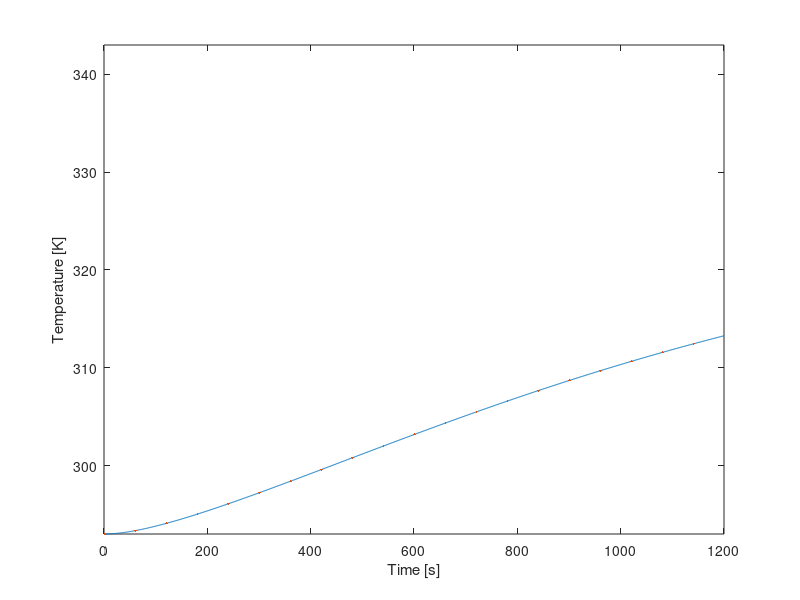

Write MATLAB code to recreate this figure.
clear all, close all, clc
%% Setup
% This section contains the parameters of the setup (start of cycle)
i=1;                     %Value for plot
T_0 = 293;              %Starting temperature in [K], assumed for all fluids, gasses and materials
T_water = 293;              %Starting temperature water in [K]
T_al = 293;                 %Starting temperature aluminium in [K]
T_cu = 293;                 %Starting temperature copper in [K]
T_pvc = 293;                %Starting temperature PVC in [K]
T_pur = 293;                %Starting temperature polyurethane in [K]
T_air = 293;                %Starting temperature internal air in [K]
T_amb = 293;                %Starting temperature ambient (outside) air in [K]
t = 1;                      %Time at the start [s]
t_final=1200;               %Time at end cycle [s]

%% First order variables
%This section contains the properties and constants of the materials, but also fixed variables of the setup
%Copper tubing
r_inner_cu = 0.004;     %Inner radius copper tube [m]
r_outer_cu = 0.006;     %Outer radius copper tube [m]
roughness_cu = 0.0015;  %Pipe roughness [m]
length_cu = 6.85;       %Length copper tube [m]
epsilon_cu = 0.05;      %Emissivity copper [-]
rho_cu = 8960;          %Density copper [kg/m^3]
c_cu = 386;             %Specific heat copper [J/kg K]
k_cu = 400;             %Thermal conductivity copper [W/(m K)]
%PVC tubing
hsv_pvc_d = 0.0022;     %Thickness of the HSV PCV [m]
r_outer_pvc = 0.055;    %Outer radius PVC tube [m]
r_inner_pvc = r_outer_pvc - hsv_pvc_d ;   %Inner radius PVC tube [m]
r_outer_double_pvc = r_outer_pvc + hsv_pvc_d; %Outer Radius of double-layered PVC tube (near endcaps) [m]
length_pvc = 0.130;     %Length/Height PVC tube [m] (this was shown to be slightly longer during first building phase with no real means to cut it down to 0.125m)
length_cap_pvc = 0.034; %Length/Height of a PVC Endcap [m]
epsilon_pvc = 0.9;      %Emissivity PVC [-]
rho_pvc = 1330;         %Density PVC [kg/m^3]
k_pvc = 0.19;           %Thermal conductivity PVC [W/(m K)]
d_air_endcap = 0.01;    %Distance between Kingspan Therma and the PVC endcap. Used to determine therma resistance
%Polyurethane tubing
r_inner_pur = 0.004;    %Inner radius polyurethane tube [m]
r_outer_pur = 0.006;    %Outer radius polyurathane tube [m]
d_pur = 0.002;          %Wall Thickness polyurthane tube [m]
length_pur = 6;         %Length polyurethane tube [m]
epsilon_pur = 0.9;      %Emissivity polyurethane [-]
k_pur = 0.13;           %Thermal conducitivity polyurethane [W/(m K)]
%Aluminium plate
A_al = 1.72*0.67;           %Area aluminium plate [m^2]
epsilon_paint = 0.95;   %Emissivity black acrylic paint [-] 
rho_al = 2700;          %Density aluminium [kg/m^3]
d_al = 0.002;           %thickness aluminium plate [m]
k_al = 237;             %Thermal conductivity aluminium [W/(m K)]
c_al = 900;             %Specific heat aluminium [J/kg K]
%Water
rho_water_20C = 998;    %Density water at 20C [kg/m^3]
c_water = 4148;         %Specific heat water [J/kg K]
%Air
rho_air = 1.29;         %Density air at 20C [kg/m^3]
c_air = 1006;           %Specific heat air [J/kg K]
k_air = 0.025;          %Thermal conductivity air [W/m K]
%General Setup Wood Properties
k_wood = 0.12;       %Thermal Conductivity of Pinewood [W/m k]                       
d_wood = 0.054;      %Wood border thcikness [m], simplification, in reality 2 mm air pocket within 
A_wood = 0.3107;     %Inner Surface Area wood layer [m^2], slight simplification
k_trespa = 0.03;     %Thermal Conductivity of Trespa bottom plate [W/m K]
d_trespa = 0.006;    %Thickness of trespa bottom [m]
%Kingspan Insulation Properties
ks_k = 0.022;     % Thermal Conductivity Kingspan insulation layer[W/(m*k)]
ks_d = 0.04;      % thickness of Kingspan insulation layer [m]
ks_spacer_d = 0.01; % Thickness of a single Kingspan spacer layer [m]
%Other
sigma = 5.67*10^-8;     %Stefan Boltzmann constant [W/(m^2 K^4)]
flowrate = 3/60000;     %Flowrate pump [m^3/s]
E = 1000;               %Irradiance artificial sun [W/m^2]
V_body_collector = 1.72*0.67*0.067; %Volume of the solar collector build area with glas plate [m^3]

%% Second order variables
%Copper tube
A_outer_cu = 2 * pi * r_outer_cu * length_cu;       %Outer surface area copper tube [m^2]
A_inner_cu = 2 * pi * r_inner_cu * length_cu;       %Inner surface area copper tube [m^2]
A_exposed_cu = A_outer_cu/2;
V_cu = pi * r_inner_cu^2 * length_cu;               %Inner volume copper tube [m^3]
M_cu = V_cu * rho_cu;
%Surface areas and volume PVC tube
A_outer_pvc = 2 * pi * r_outer_pvc * length_pvc;    %Outer area PVC tube [m^2]
A_inner_pvc = 2 * pi * r_inner_pvc * length_pvc;    %Inner area PVC tube [m^2]
V_pvc = pi * r_inner_pvc^2 * length_pvc;            %Inner volume PVC tube [m^3]
%Surface areas and volume Polyurethane Tubing
A_outer_pur = 2 * pi * r_outer_pur * length_pur;    %Outer area Polyurethane Tubing [m^2]
A_inner_pur = 2 * pi * r_inner_pur * length_pur;    %Inner area Polyurethane Tubing [m^2]
V_pur = pi * r_inner_pur^2 * length_pur;            %Inner volume Polyurethane Tubing [m^3]
%Aluminium plate
V_al = A_al*0.002;                                  %Volume aluminium plate [m^3]
M_al = rho_al*V_al;                                 %Mass aluminium plate [kg]
%The following values are lifted from the earlier matlab model and are used to calculate (average) surface area of the Kingspan Insulation.
hsv_al_width = 0.04017;                                                                % Width of Aluminum Tape reflector section, [m]
hsv_therma_width_in = (hsv_al_width + (2*(sind(18)*0.010)));                           %'width' of kingspan therma plate on the inside, [m]
hsv_therma_width_out = (hsv_al_width + (2*(sind(18)*0.010))) + 2*(tand(18)*ks_d);      %'width' of kingspan therma plate on the outside, [m]
hsv_therma_a_in = length_pvc * hsv_therma_width_in;                                    %Area of kingspan therma plate on inside, [m^2]
hsv_therma_a_out = length_pvc * (hsv_therma_width_out);                                %Area of kingspan therma plate on outside, [m^2]
hsv_therma_a_avg = (hsv_therma_a_out + hsv_therma_a_in)/2;                             %Surface area in middle of therma plate, [m^2]
%The Heat Storage Vessel is seperated into two parts: one for the parts with overlap of endcaps and one for the part without 
pvc_ec_inner_length = length_cap_pvc - hsv_pvc_d;                                                       %Inner length of PVC Endcap [m]
hsv_pvc_a_single = (length_cap_pvc - (pvc_ec_inner_length * 2)) * ((r_inner_pvc+r_outer_pvc)/2) * 2 * pi; %Average PVC Surface Area for Heat Storage Vessel section without overlap [m]
hsv_pvc_a_double = (pvc_ec_inner_length * 2) * ((pvc_ec_inner_length+r_outer_double_pvc)/2) * 2 * pi;         %Average PVC Surface Area for Heat Storage Vessel sections with overlap [m]
pvc_ec_a = (r_outer_pvc)^2 * pi;                                                                         %Surface area of a single endcap, [m^2]
% Air Insulation Values
hsv_air_avgdist1 = ((0.010+0.00795)/2)*((length_pvc - (pvc_ec_inner_length * 2))/length_pvc) + ((0.0078+0.00575)/2)*((pvc_ec_inner_length * 2)/length_pvc); %Average distance of the heat reflector to the outer wall of the PVC body [m], USES PRE CALCULATED VALUES.  Accounts for the double layer PVC near the endcap, [m]
hsv_air_avg_a1 = length_pvc * (hsv_al_width - (2*(sind(18)*0.005)));       %Surface area at the average point between pvc and reflector [m^2], (TODO implement avgdist 1)
hsv_air_avgdist2 = 0.00905;                                                %Average distance between reflector and kingspan therma plate [m]
hsv_air_avg_a2 = length_pvc * (hsv_al_width + (2*(sind(18)*0.005)));       %Surface are at the average point between reflector and kingspan therma [m^2], (TODO implement avgdist 2)
%Aluminum Reflector Tape Properties
d_al_t = 0.0001;                            % Thickness of an aluminum reflector segment [m]
a_al_t = hsv_al_width * length_pvc;         % Area of a single heat reflector element. 10 are present in total [m^2]
% Convective heat transfer coefficients
h_air = 4.0;         %CVTH of still air [W/(m^2 K)], Range (4.0 to 5.9)
h_water = 100;      %CVTH of water [W/(m^2 K)], Range (100 to 15000) in pipe
h_pvc = 5;        %CVTH PVC [W/(m^2 K)], Range (5 to 9)
h_al = 7;        %CVTH aluminium [W/(m^2 K)], Range (7 to 10)
h_kingspan = 10;   %CTVH of Kingspan-Therma insulation [W/(m^2 K)], Range (10 to 30) (Aluminum surface)
h_pur = 5;        %CVTH of Polyurethane [W/(m^2 K)], PLACEHOLDER 
h_cu = 7;            %CVTH copper [W/(m^2 K)], Range (7 to 10) PLACEHOLDER
%Radiative heat transfer coefficients
h_r_pvc = 0.1;       %RDTH of pvc [W/(m^2 K)], PLACEHOLDER
h_r_al = 0.08;       %RDTH of aluminium-foil [W/(m^2 K)], PLACEHOLDER 
h_r_Kingspan = 0.08;  %RDTH of Kingspan-Therma insulation [W/(m^2 K)], PLACEHOLDER
h_r_pur = 0.5;       %RDTH of Polyurethane [W/(m^2 K)], PLACEHOLDER
%Overall Heat Transfer Coefficients, (may change due to change in CVTH)
U_cu = 1700;         %OHTC water in copper [W/(m^2 K)] TODO check this, has large influence on final temp
U_pur = 120.76;      %OHTC water in polyurethane [W/(m^2 K)]
U_pvc = 4.21;       %OHTC water in PVC [W/(m^2 K)]
%Other
V_system = V_cu+V_pvc+V_pur;                  %Volume of system  
A_contact_al_cu = length_cu * 0.002; %The contact patch area between the Aluminum and Copper. Simple lengthxwidth for area.
M_air = V_body_collector*rho_air;   

%misc thermal resistance 
R_al = d_al/(k_al * A_al);                    %Thermal resistance aluminium plate 
R_sol_air = 0.1;                                %Conductive thermal resistance air, PLACEHOLDER 
R_sol_wood = d_wood/(k_wood * A_wood) ;       %Conductive thermal resistance wood setup    
R_pur = 1/((1/(h_pur*(A_outer_pur))) + (log(r_outer_pur/r_inner_pur)/(2*pi*length_pur*k_pur))); %Thermal resistance of Polyurethane tube. Not accounting for rad
R_con = 1/((1/(h_cu*(0.2*(r_outer_cu*pi*2)))) + (log(r_outer_cu/r_inner_cu)/(2*pi*0.2*k_cu)));
R_trespa = d_trespa / (k_trespa * (A_al));
%Empty Arrays
T_air = repmat(0, 1,t_final);
T_cu = repmat(0, 1,t_final);
T_al = repmat(0, 1,t_final);
T_water = repmat(0, 1,t_final);
T_pur = repmat(0, 1,t_final);
T_0 = repmat(0, 1,t_final);
%Insertion of starting values (temporary)
T_0(1) = 293;                  %Starting temperature in [K], assumed for all fluids, gasses and materials
T_water(1) = 293;              %Starting temperature water in [K]
T_al(1) = 293;                 %Starting temperature aluminium in [K]
T_cu(1) = 293;                 %Starting temperature copper in [K]
T_pur(1) = 293;                %Starting temperature polyurethane in [K]
T_air(1) = 293;                %Starting temperature internal air in [K]
%% Plotting info
for i = 1:t_final
    %%%%%%%%%%%%%%%%%%%%%%%%%%%%%%%%%%%%%%%%%%%%%%%%%%%     
    %Thermal resistance can change dynamically because radiation is accounted for in HSV
            %Accounts for radiation from PVC, and Kingspan Therma Exterior. Ideally
            %use way more temperature measurement points, but this seems like a
            %decent approximation to take the delta T between inside liquid temp
            %and ambient.
    R_a = 1/( (1/(h_pvc*(hsv_pvc_a_single+hsv_pvc_a_double))) + 1/(1/(sigma*(hsv_pvc_a_single+hsv_pvc_a_double)*(T_water(i)^2-T_amb^2)*(T_water(i)-T_amb)) )) + (log(r_outer_pvc/r_inner_pvc)/(2*pi*length_pvc*k_pvc)); %Convection from PVC into first air pocket,radiation into air pocket,And conduction through PVC.
    R_b = hsv_air_avgdist1 / (k_air * (10*hsv_air_avg_a1)); %Conduction through first air pocket
    R_c = 1/((1/(h_al*(10*a_al_t))) + (d_al_t/k_al*(10*a_al_t))); %Convection from reflector to second air pocket, And conduction through reflector.
    R_d = hsv_air_avgdist2 / (k_air * (10*hsv_air_avg_a2)); %Conduction through second air pocket
    R_e = 1/((1/(h_kingspan*(10*hsv_therma_a_avg))) + 1/(1/(sigma*hsv_therma_a_avg*(T_water(i)^2-T_amb^2)*(T_water(i)-T_amb)))) + (ks_d/(ks_k*(10*hsv_therma_a_avg))); %Convection from Kingspan Therma to ambient, And radiation, And conduction through Kingspan Therma.    
    R_hsv_radial = R_a + R_b + R_c + R_d + R_e;
    %Endcap (Assumed single endcap here. Second one will be accounted for in R_hsv_endcaps)
    R_z = 1/((1/(k_pvc*pvc_ec_a)) + (hsv_pvc_d/(k_pvc*pvc_ec_a)));          %Convection from PVC into air gap, and conduction through pvc.
    R_y = d_air_endcap/(k_air * pvc_ec_a);                                  %Conduction through air gap
    R_x = 1/((1/(h_kingspan*pvc_ec_a)) + (ks_d/(ks_k*pvc_ec_a)));           %Convection from Kingspan Therma into outside atmosphere, and conduction through Kingspan Therma
    R_hsv_endcaps = 1/(1/(R_z + R_y + R_x) + 1/(R_z + R_y + R_x));              %Total Equivalent Thermal resistance of both endcaps
    R_hsv = 1/((1/R_hsv_radial) + (1/R_hsv_endcaps));
    %%%%%%%%%%%%%%%%%%%%%%%%%%%%%%%%%%%%%%%%%%%%%%%%%%%        
    %Water Mass
    %rho_water = (999.83953 + 16.945176 * (1.00024*T_water(i)) - 7.9870401*10^-3 * (1.00024*T_water(i))^3 - 46.17046*10^-6* (1.00024*T_water(i))^3 +105.56302*10^-9 * (1.00024*T_water(i))^4 - 280.54253*10^-12 * (1.00024*T_water(i))^5)/(1+16.897850*10^-3 * (1.00024*T_water(i)));   %Density water
    M_water = V_system*rho_water_20C;       %Volume of water inside system. Can produce weird values if the rest doesnt work, likely not cause of issues.
    %%%%%%%%%%%%%%%%%%%%%%%%%%%%%%%%%%%%%%%%%%%%%%%%%%%    
    %Addition of Heat energy through radiation, And loss of heat in collector solids and air - Needs improvement
    Qdot_rad_al = E*(A_al-A_exposed_cu)*epsilon_paint;                                %Heat addition radiation on aluminium plate [W]   
    Qdot_rad_cu = E*length_cu*(r_outer_cu* pi)*epsilon_paint;          %Heat addition radiation on copper tube [W] (only half of tube exposed directly to light)
    T_al(i) = T_al(i)+(Qdot_rad_al/(M_al*c_al));                       %Temperature of aluminum as it heats up from radiation [k]
    T_cu(i) = T_cu(i)+(Qdot_rad_cu/(M_cu*c_cu));                       %Temperature of aluminum as it heats up from radiation [k]    
    %Losses to inside of collector space
    Qdot_loss_conv_al(i) = h_air*(A_al-A_exposed_cu)*(T_al(i)-T_air(i));                      %Heat loss convection aluminium plate [W] 
    T_al(i) = T_al(i)-(Qdot_loss_conv_al(i)/(M_al*c_al));                       %Temperature of aluminum as it heats up from radiation [k]   
    Qdot_loss_conv_cu(i) = h_air*A_outer_cu*(T_cu(i)-T_air(i));
    T_cu(i) = T_cu(i)-(Qdot_loss_conv_cu(i)/(M_cu*c_cu)); 
    %Heating of air inside of collector
    T_air(i) = T_air(i) + ((Qdot_loss_conv_cu(i)+Qdot_loss_conv_al(i))/(M_air*c_air));      %Heat air from energy dissapated from copper and aluminum
    %Heated air going back into collector Al and Cu by means of convection (This stabilizes the internal temperatures and ensures that the ambient air's heat can eventually make its way into the liq)
    Qdot_gain_conv_al(i) = h_air*(A_al-A_exposed_cu)*(T_al(i)-T_air(i));     
    Qdot_gain_conv_cu(i) = h_air*(A_al-A_exposed_cu)*(T_al(i)-T_air(i)); 
    T_al(i) = T_al(i)+(Qdot_gain_conv_al(i)/(M_al*c_al));      
    T_cu(i) = T_cu(i)+(Qdot_gain_conv_cu(i)/(M_cu*c_cu));  
    T_air(i) = T_air(i) - ((Qdot_loss_conv_cu(i)+Qdot_loss_conv_al(i))/(M_air*c_air));      %Heat collector from energy dissapated from air
    %Conduction from Aluminum to Copper
    Qdot_cond_al_to_cu(i) = h_cu*A_contact_al_cu*(T_al(i)-T_cu(i));
    T_cu(i) = T_cu(i)+(Qdot_cond_al_to_cu(i)/(M_cu*c_cu));  
    T_al(i) = T_al(i)-(Qdot_cond_al_to_cu(i)/(M_al*c_al)); 
    %----------------------------------------------------------------------
    %----------------------------------------------------------------------
    %By this point no external losses in the collector are accounted for, following section transports away heat energy into the water.    
    Qdot_gain(i) = h_water*(A_inner_cu)*(T_cu(i)-T_water(i));                 %Fill sum of energy gains here [J/s or W] Needs proper convective heat transfer coeff
    T_water(i) = T_water(i) + (Qdot_gain(i)/(M_water*c_water));            %New Temperature of water due to heat gain in a single second, right side is Temp change in said second
    T_cu(i) = T_cu(i)-(Qdot_gain(i)/(M_cu*c_cu));       
    %Aluminum Plate to bottom (assumes perfect contact)
    Qdot_loss_trespa(i) = (T_al(i)-T_amb)/R_trespa;                        %Heat loss through the trespa plate at the bottom
    T_al(i) = T_al(i)-(Qdot_loss_trespa(i)/(M_al*c_al)); 
    %%%%%%%%%%%%%%%%%%%%%%%%%%%%%%%%%%%%%%%%%%%%%%%%%%%
    %Liquid - loss - This works as intended
    Qdot_loss_hsv(i) = (T_water(i)-T_amb)/R_hsv ;                           %Heat loss hsv. R_hsv No large influence.
    Qdot_loss_pur(i) = (T_water(i)-T_amb)/R_pur;                            %Heat loss polyurethane tubing 
    Qdot_loss_con(i) = (T_water(i)-T_amb)/R_con;                            %Heat loss of the two 10cm long press-fit coupling tube sections sticking out of HSV. R_con Has a really large influence for some reason.
    Qdot_loss(i) = Qdot_loss_hsv(i) + Qdot_loss_pur(i)+Qdot_loss_con(i);    %Sum all of the heat losses per second instance here
    T_water(i) = T_water(i)-(Qdot_loss(i)/(M_water*c_water));               %New Temperature of water due to heat loss in a single second, right side is Temp change in said second
    %%%%%%%%%%%%%%%%%%%%%%%%%%%%%%%%%%%%%%%%%%%%%%%%%%%
    %Bringing the values that were determined in this time step to the next one
    T_water(i+1) = T_water(i);                                              %brings current water temp over to the next time increment
    T_al(i+1) = T_al(i);
    T_cu(i+1) = T_cu(i);
    T_air(i+1) = T_air(i);
    %%%%%%%%%%%%%%%%%%%%%%%%%%%%%%%%%%%%%%%%%%%%%%%%%%%
    %Plotting code
    y(i) = T_water(i);                                                      %Inserts current temp into its respective place in y for plotting
    t = t + 1;                                                              %1 stands for 1 step for time
    x(i) = i;                                                               %time is on x axis
    i = i + 1;                                                              %1 step added for plot
end
%% Actual plot
%Temperature
figure(1)
plot(x,y)
hold on
plot(x(1:60:t_final),y(1:60:t_final), '.', 'Markersize', 5)
hold off
xlim([0, t_final]);
ylim([293, 343]);
xlabel('Time [s]');
ylabel('Temperature [K]');
%Plot of Heat Energy Gain per Second
% figure(2)
% plot(x,Qdot_gain)
% xlim([0, t_final]);
% ylim([0, 800]);
% xlabel('Time [s]');
% ylabel('Heat Energy Gain in a second [J/s & W]');
% %Plot of Heat Energy Loss per Second
% figure(3)
% plot(x,Qdot_loss)
% xlim([0, t_final]);
% ylim([0, 800]);
% xlabel('Time [s]');
% ylabel('Heat Energy Loss in a second [J/s & W]');
